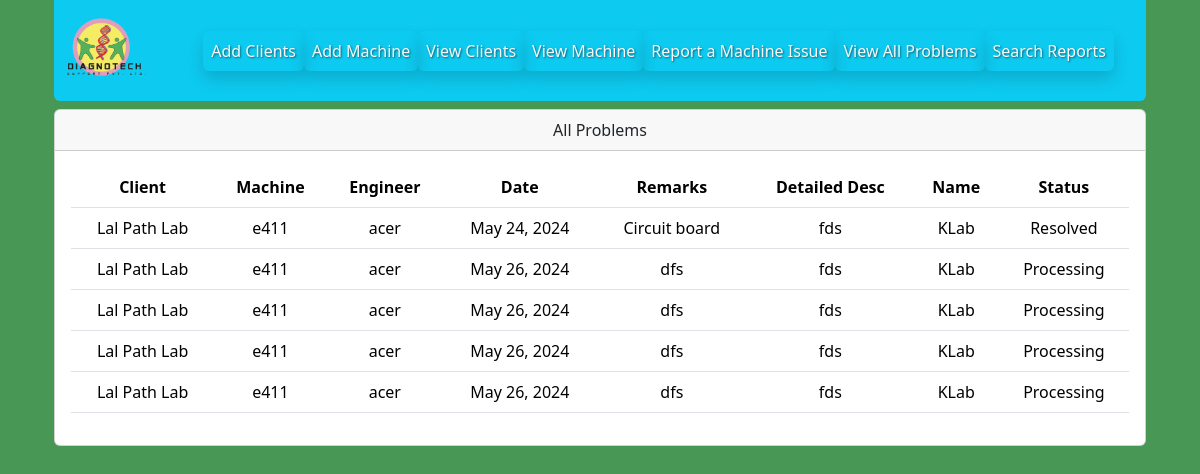
/view-problem/ (signed in), run on the app's committed database.
### digidiagno/models/problemmodel.py (models this page shows, shortened)
class ProblemModel(models.Model):
        client = models.ForeignKey(ClientModel, null=True, blank=True, related_name='problem_client', on_delete=models.CASCADE)
        machine = models.ForeignKey(MachineModel, null=True,blank=True, related_name='problem_machine', on_delete=models.CASCADE)
        engineer = models.ForeignKey(User, on_delete=models.CASCADE)
        date = models.DateField(auto_now=True)
        remarks = models.CharField(max_length=1024)
        detailed_desc = models.CharField(max_length=2048)
        name = models.CharField(max_length=50)
        status = models.CharField(max_length=100, choices=status_choices, default='Processing')
        image = models.ImageField(upload_to='static/media/img/report_uploads', height_field=None, null=True, blank=True, width_field=None, max_length=None)

### digidiagno/models/clientmodel.py (models this page shows, shortened)
class ClientModel(models.Model):
    client_name = models.CharField( max_length=50)
    client_address = models.CharField( max_length=50)
    client_contact = models.CharField( max_length=50)
    def __str__(self):
                return self.client_name

### digidiagno/models/machinemodel.py (models this page shows)
class MachineModel(models.Model):
        machine_name = models.CharField( max_length=50)
        machine_serial_number = models.CharField(max_length=50, unique=True)
        client = models.ForeignKey(ClientModel, null=True, blank=True, related_name='machine', on_delete=models.CASCADE)
        def __str__(self):
                return self.machine_name

### digidiagno/views/problemview.py (the view)
# urls.py: path('view-problem/', ProblemView.view_all_problems , name='view_all_problems'),
   @login_required
   def view_all_problems(request):
      all_problems = ProblemModel.objects.all()
      return render(request,'all_problem.html', {'problems':all_problems})

### digidiagno/templates/all_problem.html (shortened to what this page needs)
{% extends 'base.html' %}
{% block content %}
{% if user.is_authenticated %}
{% include "header.html" %}
{% endif %}
<div class="container mt-2">
    <div class="row">
        <div class="col-lg-12 col-sm-6">
            <div class="card text-center">
                <div class="card-header">
                    All Problems
                </div>
                <div class="card-body">
            <table class="table">
                <tr>
                    <th>
                        Client
                    </th>
                    <th>
                        Machine
                    </th>
                    <th>
                        Engineer
                    </th>
                    <th>
                        Date
                    </th>
                    <th>
                        Remarks
                    </th>
                    <th>
                        Detailed Desc
                    </th>
                    <th>
                        Name
                    </th>
                    <th>
                        Status
                    </th>
                </tr>
            {%  for i in problems %}
                <tr>
                    <td>{{ i.client }}</td>
                    <td>{{ i.machine }}</td>
                    <td>{{ i.engineer }}</td>
                    <td>{{ i.date }}</td>
                    <td>{{ i.remarks }}</td>
                    <td>{{ i.detailed_desc }}</td>
                    <td>{{ i.name }}</td>
                    <td>{{ i.status }}</td>
                </tr>
            {% endfor %}
            </table>
        </div>
    </div>
</div>
</div>
</div>
{% endblock %}

### digidiagno/templates/base.html (shortened to what this page needs)
<!DOCTYPE html>
<html lang="en">
<head>
    {% load static %}
    {% load bootstrap5 %}
    {% bootstrap_css %}
    {% load custom_tags %}
    <link rel="stylesheet" href="{% static 'css/custom.css' %}">
</head>
<body>
    <div class="container">
        {% block client_check %}
        {% if user.profile.client %}
            {% if  request.path == "/problem-added/"  or request.path == "/login/" %}
            {% block client_content %}
            {% endblock %}
            {% elif request.path != "/problem-added/" or  request.path != "/login/" %}
            <p class="h3">Clients are only allowed to report problems ! Please go here</p>
            <a href="{% url 'problem' %}"><button>
            Go To Client Page
            </button></a>
            {% endif %}
        {% else %}
        {% block content %}
        {% endblock %}
        {% endif %}
        {% endblock %}
    </div>
</body>
</html>

### digidiagno/templates/header.html (shortened to what this page needs)
<!DOCTYPE html>
<html lang="en">
<head>
    {% load static %}
    {% load bootstrap5 %}
    {% bootstrap_css %}
</head>
<body>
   {% if not user.profile.client %}
   <div class="container">
    <div class="row">
        <div class="col-lg-12">
            <nav class="navbar navbar-expand-lg bg-info rounded-bottom justify-content-center " >
                <a class="navbar-brand" href="/">
                    <img src="{% static 'images\diagnotech_logo.png' %}" height="75px" alt="">
                </a>
                <div class="collapse navbar-collapse" id="navbarNav">
                    <ul class="navbar-nav mx-auto">
                        <li class="nav-item">
                            <a href="{% url 'add_client' %}" class="nav-link link-light bg-info shadow rounded">Add Clients</a>
                        </li>
                        <li class="nav-item">
                            <a href="{% url 'add_machine' %}" class="nav-link link-light shadow rounded">Add Machine</a>
                        </li>
                        <li class="nav-item">
                            <a href="{% url 'view_clients' %}" class="nav-link link-light shadow rounded">View Clients</a>
                        </li>
                        <li class="nav-item">
                            <a href="{% url 'view_machine' %}" class="nav-link link-light shadow rounded">View Machine</a>
                        </li>
                        <li class="nav-item">
                            <a href="{% url 'problem' %}" class="nav-link link-light shadow rounded">Report a Machine Issue</a>
                        </li>
                        <li class="nav-item">
                            <a href="{% url 'view_all_problems' %}" class="nav-link link-light shadow rounded">View All Problems</a>
                        </li>
                        <li class="nav-item">
                            <a href="{% url 'view_problems_id' %}" class="nav-link link-light shadow rounded">Search Reports </a>
                        </li>
                    </ul>
                </div>
            </nav>
        </div>
    </div>
</div>
{% endif %}
</body>
</html>

### digidiagno/static/css/custom.css (style rules this page uses)
body { background-color: #489755 !important; }
.nav-link { text-shadow: 1px 1px 2px rgba(0, 0, 0, 0.5); }
.navbar { width: 100%; }
table { color:white; }

### digidiagno/templates/header.html (style rules this page uses)
.nav-link { text-shadow: 1px 1px 2px rgba(0, 0, 0, 0.5); }

### data on the page
ProblemModel: client "Lal Path Lab", machine "e411", engineer "acer", date "May 24, 2024", remarks "Circuit board", detailed_desc "fds", name "KLab", status "Resolved"
ProblemModel: client "Lal Path Lab", machine "e411", engineer "acer", date "May 26, 2024", remarks "dfs", detailed_desc "fds", name "KLab", status "Processing"
ProblemModel: client "Lal Path Lab", machine "e411", engineer "acer", date "May 26, 2024", remarks "dfs", detailed_desc "fds", name "KLab", status "Processing"
ProblemModel: client "Lal Path Lab", machine "e411", engineer "acer", date "May 26, 2024", remarks "dfs", detailed_desc "fds", name "KLab", status "Processing"
ProblemModel: client "Lal Path Lab", machine "e411", engineer "acer", date "May 26, 2024", remarks "dfs", detailed_desc "fds", name "KLab", status "Processing"
